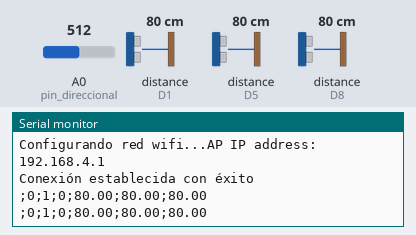
A sketch run on a simulated ESP8266 (NodeMCU). On the bench: the last lines printed to the serial monitor. Wiring (inferred from the names in the program): 3 × ultrasonic range finder: trigger D4, echo D5 / trigger D7, echo D8 / trigger D0, echo D1. Inputs (shaded band) come from the test bench; at power-on: distance to the obstacle (sensors on D1, D5, D8) 80 cm, A0 (pin_direccional) = 512. The echo pulse lasts 58.3 µs per cm.

Above: at 2.2 s.
2.3 s: distance to the obstacle (sensor on D1) set to 2 cm
At 2.52 s:
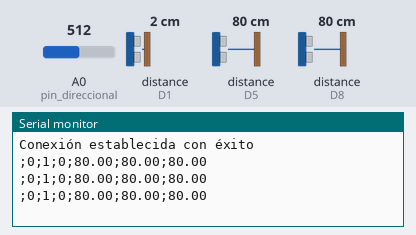
3.8 s: distance to the obstacle (sensor on D5) set to 2 cm
At 4.17 s:
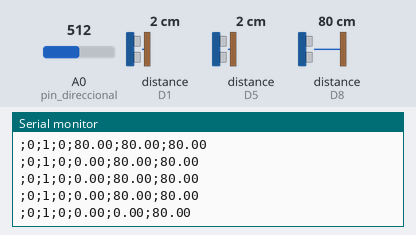
5.3 s: distance to the obstacle (sensor on D8) set to 2 cm
At 5.39 s:
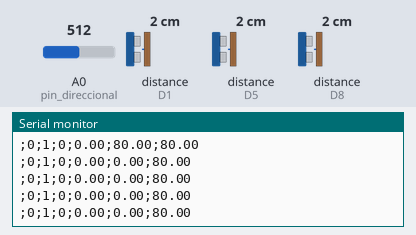
6.8 s: A0 (pin_direccional) set to 280
At 7.01 s:
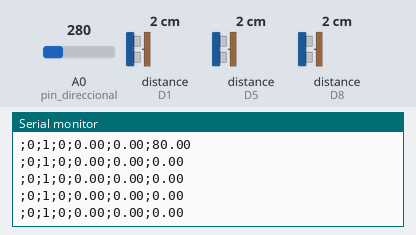
8.3 s: distance to the obstacle (sensor on D1) set to 9 cm
At 8.62 s:
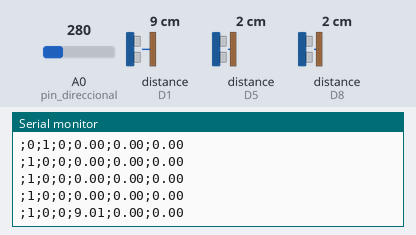
9.8 s: distance to the obstacle (sensor on D5) set to 9 cm
At 9.84 s:
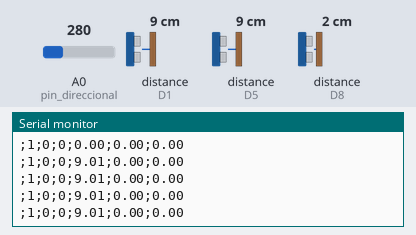
Timing chart, 0 to 12.3 s (numbered marks = the images above; inputs shaded):
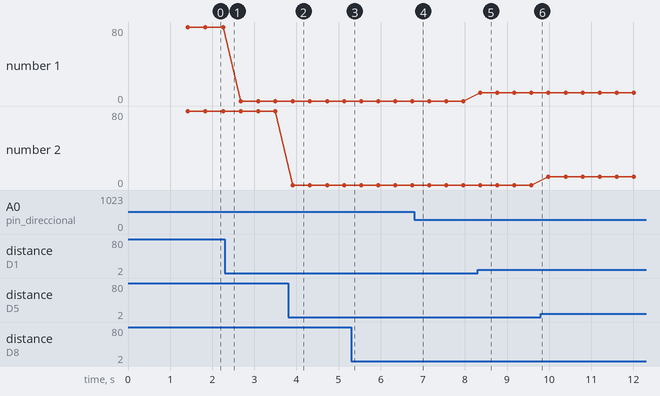

The sketch:

servidor-mcu.ino
```cpp
#include <ESP8266WiFi.h>
#include <WiFiClient.h>
#include <ESP8266WebServer.h>

#define pin_trig_i D0
#define pin_echo_i D1

#define pin_trig_d D7
#define pin_echo_d D8

#define pin_trig_a D4
#define pin_echo_a D5


// #define pin_izquierda D6
// #define pin_inactivo D7
// #define pin_derecha D8

#define pin_direccional A0

#ifndef APSSID
#define APSSID "puntosCiegos"
#define APPSK  "visorPCiegos"
#endif

const char *ssid = APSSID;
const char *password = APPSK;

int estadoIzquierda = 0;
int estadoInactivo = 1;
int estadoDerecha = 0;

int intervaloIzquierda = 200;
int intervaloInactivo = 622;
int intervaloDerecha = 930;
int tolerancia = 100;

unsigned long interval = 25;
unsigned long previousMillis = 0;
int DELAY_RECONNECT = 3000;

bool primeraConexion = true;

const IPAddress serverIP(192,168,4,2); // dirección IP del servidor
uint16_t serverPort = 9700;         // Número de puerto del servidor
uint8_t max_connection = 1;

WiFiClient client;

void setup() {
  delay(1000);
  Serial.begin(115200);
  pinMode(pin_trig_i, OUTPUT);
  pinMode(pin_echo_i, INPUT);
  pinMode(pin_trig_a, OUTPUT);
  pinMode(pin_echo_a, INPUT);
  pinMode(pin_trig_d, OUTPUT);
  pinMode(pin_echo_d, INPUT);
  pinMode(pin_direccional, INPUT);
  Serial.println();
  Serial.print("Configurando red wifi...");
  WiFi.mode(WIFI_AP);
  WiFi.softAP(ssid, password,1,false,max_connection);

  IPAddress myIP = WiFi.softAPIP();
  Serial.print("AP IP address: ");
  Serial.println(myIP);
}

// Lectura de distancias (retorna el valor en centímetros)
float lecturaDistancia(uint8_t pin_trig, uint8_t pin_echo) {
  unsigned long tiempo;
  float distancia;
  digitalWrite(pin_trig, LOW);
  delayMicroseconds(4);
  digitalWrite(pin_trig, HIGH);
  delayMicroseconds(10);
  digitalWrite(pin_trig, LOW);
  tiempo = pulseIn(pin_echo, HIGH,  24000);
  if (tiempo > 24000 || tiempo < 290) {
    return 0.0;
  }
  distancia = tiempo / 58.3;
  delay(1);
  return distancia;
}

String lecturaAnalogica() {
  String lectura = "";

  int primeraLectura = analogRead(pin_direccional);
  delayMicroseconds(50);
  int segundaLectura = analogRead(pin_direccional);

  // Guiñador izquierdo
  if (primeraLectura > (intervaloIzquierda - tolerancia) && primeraLectura < (intervaloIzquierda + tolerancia)) {
    if (segundaLectura > (intervaloIzquierda - tolerancia) && segundaLectura < (intervaloIzquierda + tolerancia)) {
      estadoIzquierda = 1;
      estadoInactivo = 0;
      estadoDerecha = 0;
    }
  }

  // Guiñador inactivado
  if (primeraLectura > (intervaloInactivo - tolerancia) && primeraLectura < (intervaloInactivo + tolerancia)) {
    if (segundaLectura > (intervaloInactivo - tolerancia) && segundaLectura < (intervaloInactivo + tolerancia)) {
      estadoIzquierda = 0;
      estadoInactivo = 1;
      estadoDerecha = 0;
    }
  }

  // giñador derecho
  if (primeraLectura > (intervaloDerecha - tolerancia) && primeraLectura < (intervaloDerecha + tolerancia)) {
    if (segundaLectura > (intervaloDerecha - tolerancia) && segundaLectura < (intervaloDerecha + tolerancia)) {
      estadoIzquierda = 0;
      estadoInactivo = 0;
      estadoDerecha = 1;
    }
  }

  lectura = ";" + String(estadoIzquierda)+";"+String(estadoInactivo)+";"+String(estadoDerecha)+";";
  return lectura;
}

void loop() {
  while(!client.connect(serverIP, serverPort)) {
    Serial.println("Estableciendo conexión con el servidor");
    delay(DELAY_RECONNECT);
  }

  if (primeraConexion) {
    Serial.println("Conexión establecida con éxito");
    primeraConexion = false;
  }

  String lecturas = lecturaAnalogica();
  unsigned long currentMillis = millis();
  if(((currentMillis - previousMillis) >= interval) && (client.connect(serverIP, serverPort))){
    previousMillis = currentMillis;

    // Lectura de distancia de sensor izquierdo
    float resultado_i = lecturaDistancia(pin_trig_i, pin_echo_i);
    lecturas += String(resultado_i);

    // Lectura de distancia de sensor trasero
    float resultado_a = lecturaDistancia(pin_trig_a, pin_echo_a);
    lecturas += ";"+String(resultado_a);

    // Lectura de distancia de sensor derecho
    float resultado_d = lecturaDistancia(pin_trig_d, pin_echo_d);
    lecturas += ";"+String(resultado_d);

    Serial.println(lecturas);
    client.print(String(lecturas)+"\n");
    delay(1);
    client.stop();
  }
}
```

Measured:
- after the input at 3.8 s, the serial monitor: prints a new line after 0.11 s (image 2)
- after the input at 8.3 s, the serial monitor: prints a new line after 0.06 s (image 5)
- plotted number 1: 0 → 9.01 after the input at 8.3 s
